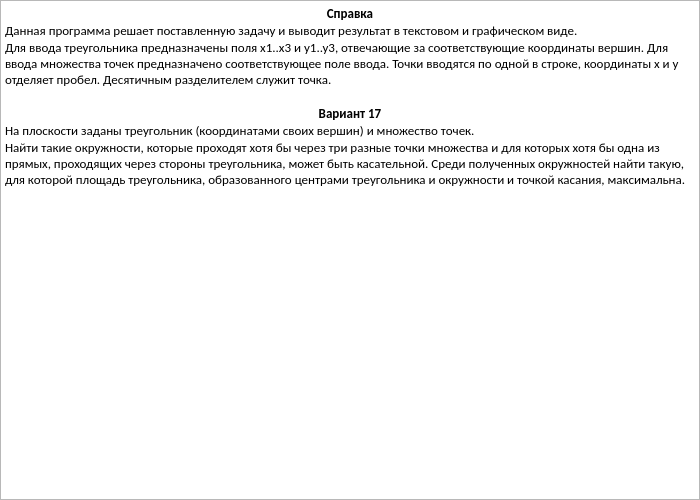
<?xml version="1.0" encoding="UTF-8"?>
<ui version="4.0">
 <class>InfoDialog</class>
 <widget class="QDialog" name="InfoDialog">
  <property name="geometry">
   <rect>
    <x>0</x>
    <y>0</y>
    <width>700</width>
    <height>500</height>
   </rect>
  </property>
  <property name="minimumSize">
   <size>
    <width>700</width>
    <height>500</height>
   </size>
  </property>
  <property name="maximumSize">
   <size>
    <width>700</width>
    <height>500</height>
   </size>
  </property>
  <property name="windowTitle">
   <string>Справка</string>
  </property>
  <widget class="QTextBrowser" name="textBrowser">
   <property name="geometry">
    <rect>
     <x>0</x>
     <y>0</y>
     <width>700</width>
     <height>500</height>
    </rect>
   </property>
   <property name="font">
    <font>
     <family>Calibri</family>
     <pointsize>15</pointsize>
    </font>
   </property>
   <property name="html">
    <string>&lt;!DOCTYPE HTML PUBLIC &quot;-//W3C//DTD HTML 4.0//EN&quot; &quot;http://www.w3.org/TR/REC-html40/strict.dtd&quot;&gt;
&lt;html&gt;&lt;head&gt;&lt;meta name=&quot;qrichtext&quot; content=&quot;1&quot; /&gt;&lt;style type=&quot;text/css&quot;&gt;
p, li { white-space: pre-wrap; }
&lt;/style&gt;&lt;/head&gt;&lt;body style=&quot; font-family:'Calibri'; font-size:15pt; font-weight:400; font-style:normal;&quot;&gt;
&lt;p align=&quot;center&quot; style=&quot; margin-top:0px; margin-bottom:0px; margin-left:0px; margin-right:0px; -qt-block-indent:0; text-indent:0px;&quot;&gt;&lt;span style=&quot; font-family:'MS Shell Dlg 2'; font-size:10pt; font-weight:600;&quot;&gt;Справка&lt;/span&gt;&lt;/p&gt;
&lt;p style=&quot; margin-top:0px; margin-bottom:0px; margin-left:0px; margin-right:0px; -qt-block-indent:0; text-indent:0px;&quot;&gt;&lt;span style=&quot; font-family:'MS Shell Dlg 2'; font-size:10pt;&quot;&gt;Данная программа решает поставленную задачу и выводит результат в текстовом и графическом виде. &lt;/span&gt;&lt;/p&gt;
&lt;p style=&quot; margin-top:0px; margin-bottom:0px; margin-left:0px; margin-right:0px; -qt-block-indent:0; text-indent:0px;&quot;&gt;&lt;span style=&quot; font-family:'MS Shell Dlg 2'; font-size:10pt;&quot;&gt;Для ввода треугольника предназначены поля x1..x3 и y1..y3, отвечающие за соответствующие координаты вершин. Для ввода множества точек предназначено соответствующее поле ввода. Точки вводятся по одной в строке, координаты x и y отделяет пробел. Десятичным разделителем служит точка.  &lt;/span&gt;&lt;/p&gt;
&lt;p align=&quot;center&quot; style=&quot;-qt-paragraph-type:empty; margin-top:0px; margin-bottom:0px; margin-left:0px; margin-right:0px; -qt-block-indent:0; text-indent:0px; font-family:'MS Shell Dlg 2'; font-size:10pt;&quot;&gt;&lt;br /&gt;&lt;/p&gt;
&lt;p align=&quot;center&quot; style=&quot; margin-top:0px; margin-bottom:0px; margin-left:0px; margin-right:0px; -qt-block-indent:0; text-indent:0px;&quot;&gt;&lt;span style=&quot; font-family:'MS Shell Dlg 2'; font-size:10pt; font-weight:600;&quot;&gt;Вариант 17&lt;/span&gt;&lt;/p&gt;
&lt;p style=&quot; margin-top:0px; margin-bottom:0px; margin-left:0px; margin-right:0px; -qt-block-indent:0; text-indent:0px;&quot;&gt;&lt;span style=&quot; font-family:'MS Shell Dlg 2'; font-size:10pt;&quot;&gt;На плоскости заданы треугольник (координатами своих вершин) и множество точек. &lt;/span&gt;&lt;/p&gt;
&lt;p style=&quot; margin-top:0px; margin-bottom:0px; margin-left:0px; margin-right:0px; -qt-block-indent:0; text-indent:0px;&quot;&gt;&lt;span style=&quot; font-family:'MS Shell Dlg 2'; font-size:10pt;&quot;&gt;Найти такие окружности, которые проходят хотя бы через три разные точки множества и для которых хотя бы одна из прямых, проходящих через стороны треугольника, может быть касательной. Среди полученных окружностей найти такую, для которой площадь треугольника, образованного центрами треугольника и окружности и точкой касания, максимальна.  &lt;/span&gt;&lt;/p&gt;&lt;/body&gt;&lt;/html&gt;</string>
   </property>
  </widget>
 </widget>
 <resources/>
 <connections/>
</ui>
